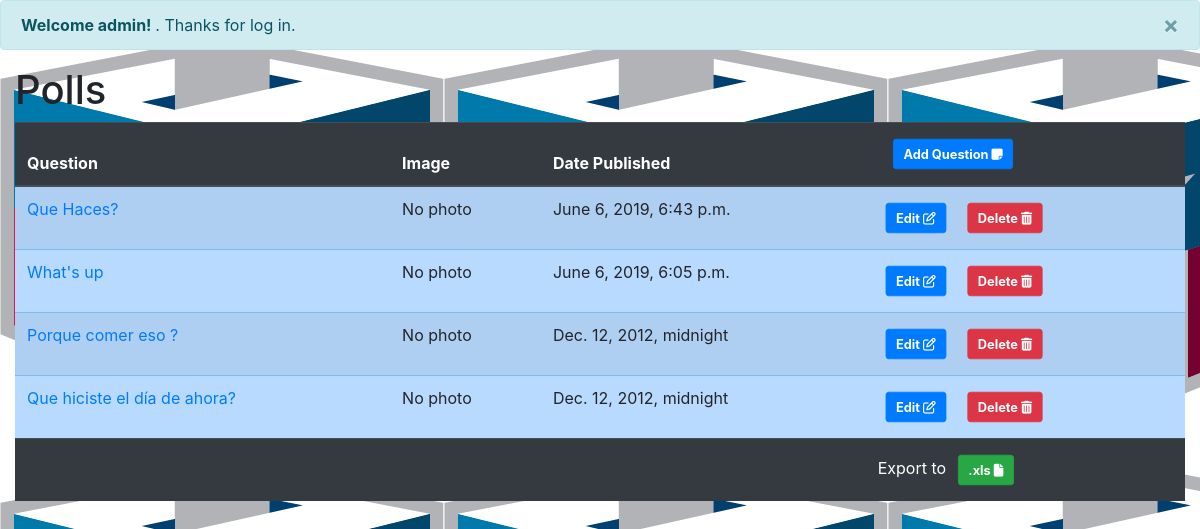
The app's page /polls/ (signed in), older data.
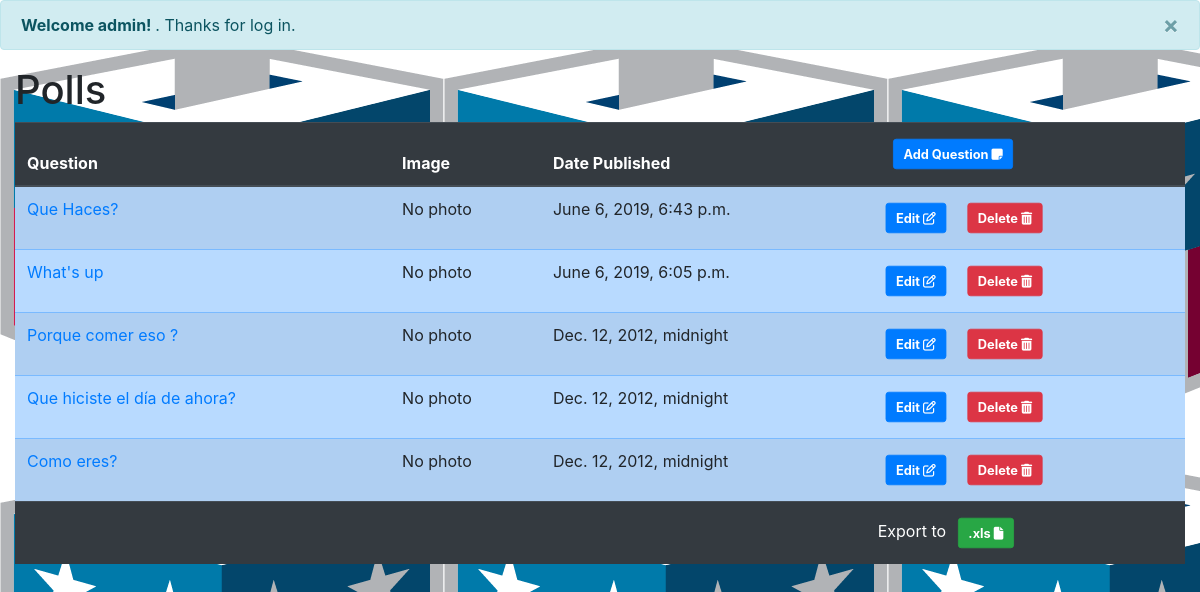
The same page, newer data.
### polls/models.py (models this page shows, shortened)
class Question(models.Model):
    question_text = models.CharField("Question", max_length=200, unique=True)
    question_img = models.ImageField("Img", upload_to="images/", null=True)
    pub_date = models.DateTimeField("Date Published")
    def was_published_recently(self):
        now = timezone.now()
        return now - timedelta(days=1) <= self.pub_date <= now
    was_published_recently.admin_order_field = "pub_date"
    was_published_recently.boolean = True
    was_published_recently.short_description = "Published recently?"

### polls/views.py (the view)
# urls.py: path("", views.IndexView.as_view(), name="index"),
class IndexView(ListView):
    template_name = "polls/index.html"
    context_object_name = "latest_question_list"
    def get_queryset(self):
        return Question.objects.filter(pub_date__lte=timezone.now()).order_by(
            "-pub_date"
        )

### polls/templates/polls/index.html (shortened to what this page needs)
{% load static %}
<head>
    <link rel="stylesheet" type="text/css" href="{% static 'polls/style.css' %}">
    <link rel="stylesheet" href="https://maxcdn.bootstrapcdn.com/bootstrap/4.3.1/css/bootstrap.min.css">
    <link rel="stylesheet" href="https://cdnjs.cloudflare.com/ajax/libs/font-awesome/4.7.0/css/font-awesome.min.css">
</head>
<body>
    {% if user.is_authenticated %}
        <div class="alert alert-info alert-dismissible fade show">
            <button type="button" class="close" data-dismiss="alert">&times;</button>
            <strong>Welcome {{ user.username }}! </strong>. Thanks for log in.
        </div>
        <div class="container-fluid">
            <h1> Polls </h1>
            <table class="table table-primary table-striped">
                <thead class="thead-dark">
                    <tr>
                        <th> Question </th>
                        <th> Image </th>
                        <th> Date Published </th>
                        <th>
                            <a href="{% url 'polls:cr_question' %}" class="btn btn-primary a-btn-slide-text">
                                <span><strong>Add Question <i class="fa fa-sticky-note" style="fill: black"></i></strong></span>
                            </a>
                        </th>
                    </tr>
                </thead>
                <tbody>
                {% if latest_question_list %}
                        {% for question in latest_question_list %}
                        <tr>
                            <td><a href="{% url 'polls:detail' question.id %}">{{ question.question_text }}</a>
                            </td>
                            {% if question.question_img %}
                                <td><img src="{{ question.question_img.url }}" height="84" width="84"></td>
                            {% else %}
                                <td> No photo </td>
                            {% endif %}
                            <td>{{ question.pub_date }}</td>
                            <td>
                                <a href="{% url 'polls:updt_question' question.id %}" class="btn btn-primary a-btn-slide-text">
                                    <span><strong>Edit <i class="fa fa-edit" style="fill: black"></i></strong></span>
                                </a>
                                <a href="{% url 'polls:del_question' question.id %}" class="btn btn-danger a-btn-slide-text">
                                    <span><strong>Delete <i class="fa fa-trash" style="fill: black"></i></strong></span>
                                </a>
                            </td>
                        </tr>
                        {% endfor %}
                {% else %}
                    <p>No polls are available. </p>
                {% endif %}
                </tbody>
                <tfoot class="table-dark">
                    <tr>
                        <td></td>
                        <td></td>
                        <td></td>
                        <td> Export to
                            <a href="{% url 'polls:cr_question' %}" class="btn btn-success a-btn-slide-text">
                                <span><strong> .xls <i class="fa fa-file" style="fill: black"></i></strong></span>
                            </a>
                        </td>
                    </tr>
                </tfoot>
            </table>
        </div>
    {% else %}
        <div class="alert alert-info alert-dismissible fade show">
            <button type="button" class="close" data-dismiss="alert">&times;</button>
            <strong>Welcome new user! </strong>. Please <a href="{% url 'polls:login' %}">log in. </a>
        </div>
    {% endif %}
</body>

Row changes from the older to the newer data that the page shows:
added Question: question_text "Como eres?", shows "No photo", pub_date "Dec. 12, 2012, midnight"
